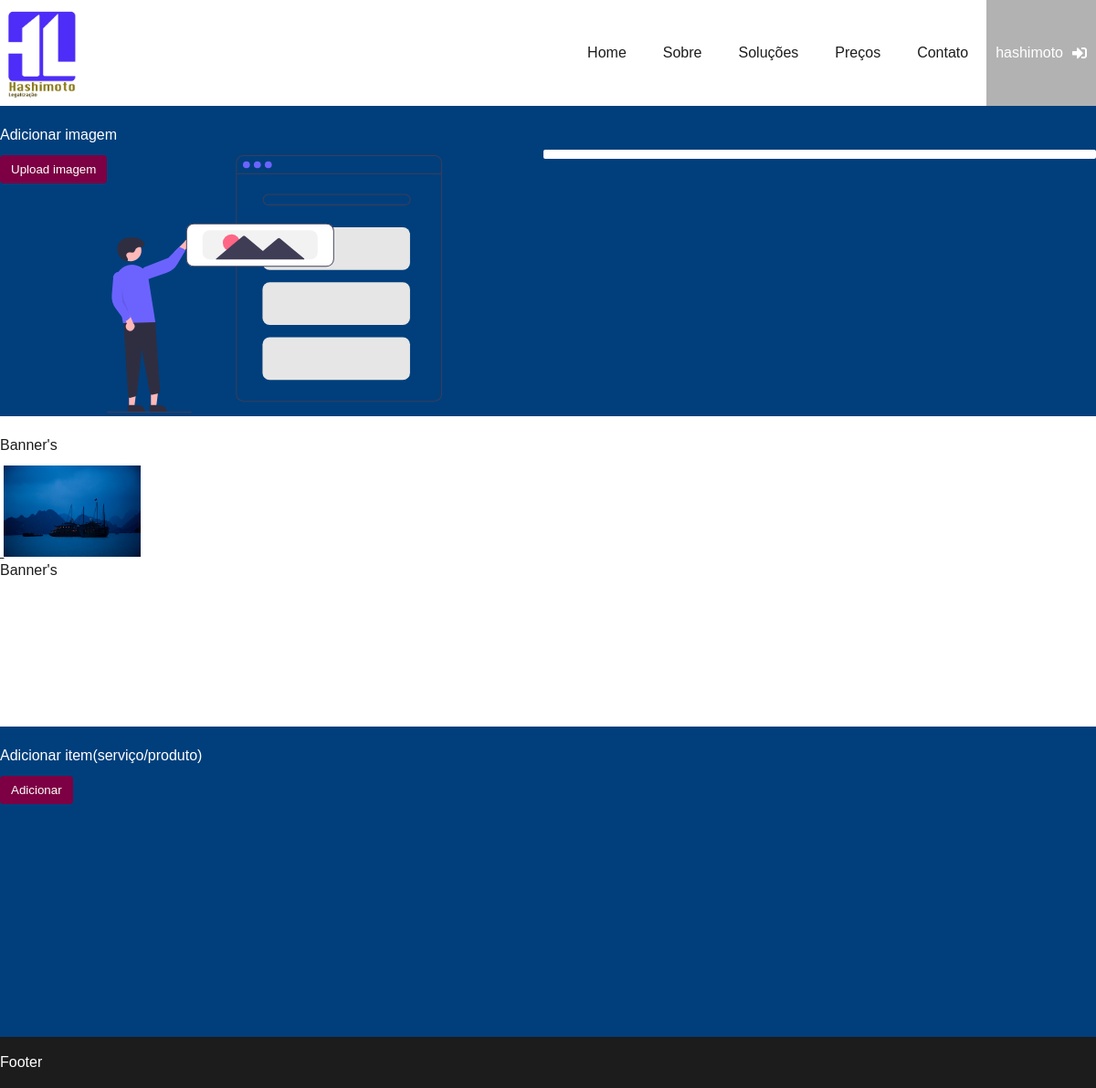
Page /admin/index.php (signed in) on the earlier database version.
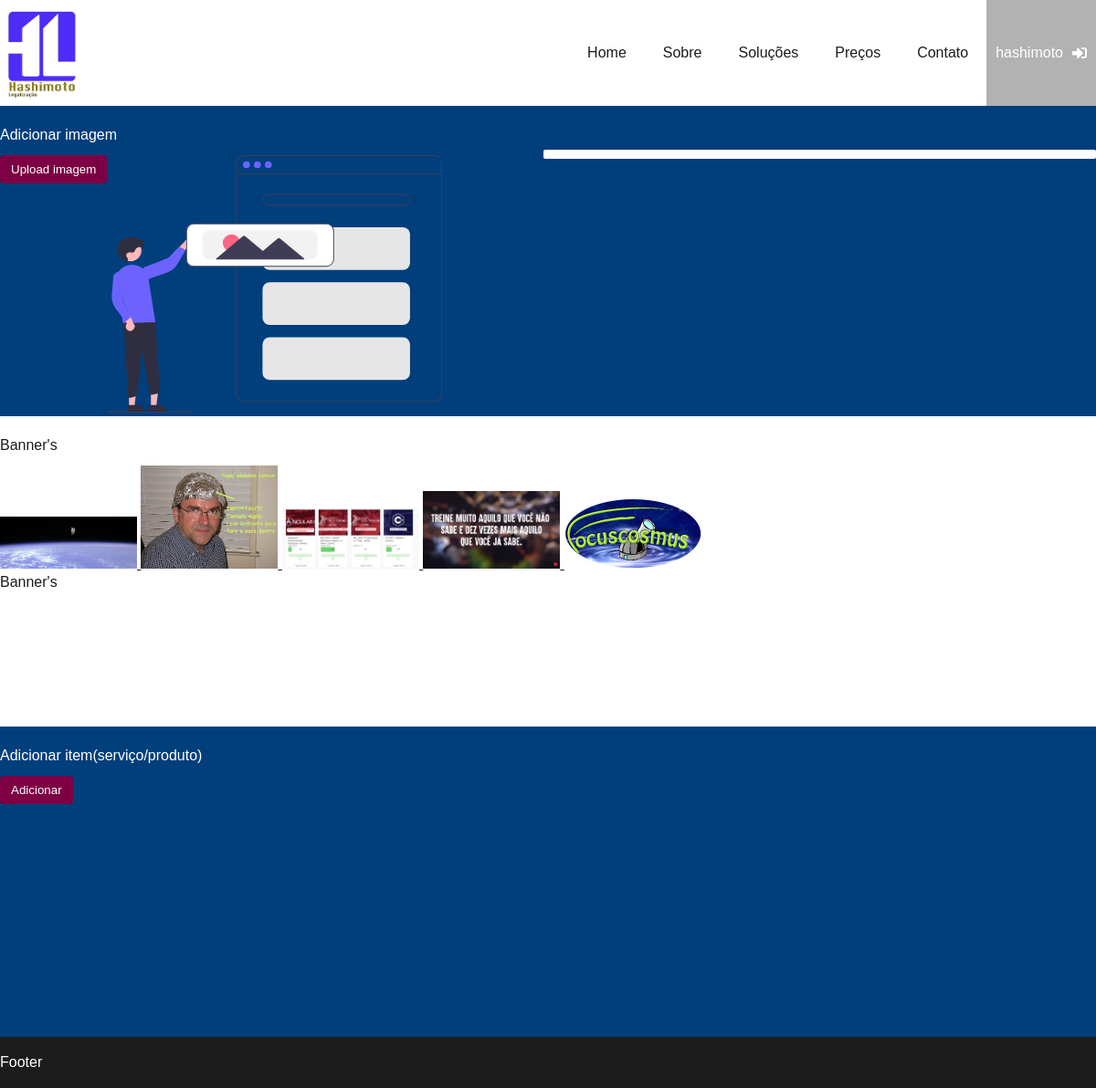
Same page on the later database version.
### tables this page shows
CREATE TABLE IF NOT EXISTS `tbl_banners` (
  `id_banner` int(11) NOT NULL AUTO_INCREMENT,
  `nome` text NOT NULL,
  `link` varchar(250) DEFAULT '',
  PRIMARY KEY (`id_banner`),
  KEY `id_banner` (`id_banner`)
);

### admin/index.php (the view, shortened to what this page needs)
<?php
    include('../config/config.php');
?>
<!DOCTYPE html>
<html lang="pt-BR">
<head>
    <?php include('./../header.php'); ?>
</head>
<body>
<div class="main">
        <div class="header center">
        <h1><a href="../"><img src="../img/logo.jpeg" /></a></h1>
           <ul class="nav">
                <li> <a href="javascript:;">Home</a> </li>
                <li> <a href="javascript:;">Sobre</a> </li>
                <li> <a href="javascript:;">Soluções</a> </li>
                <li> <a href="javascript:;">Preços</a> </li>
                <li> <a href="javascript:;">Contato</a> </li>
            </ul>
            <div class="account">
                <div class="user">
                    <?php echo $_SESSION['usuario'] ?>
                    <div data-id="maneger-acoount">
                        <a href="?sair">
                            <i class="fas fa-sign-in-alt">
                        </i></a>
                    </div>
                </div>
            </div>
        </div>
        <section class="container-item">
            <div class="center load-elements">
                <div class="elements">
                    <p>Adicionar imagem</p>
                    <button data-id="banner" class="btn btn-internal">Upload imagem</button>
                    <img src="./../img/undraw_Collection_re_4h7d.svg" class="bg" alt="">
                </div>
                <div class="elements">
                </div>
            </div>
        </section>
        <section class="container-item">
            <div class="center">
                <p>Banner's</p>
            </div>
                <?php
                    $sql = $pdo->prepare("select * FROM tbl_banners");
                    $sql->execute();
                    if($sql->rowCount() > 0){
                        while($info = $sql->fetch()){
                            ?>
                            <a href="<?php echo $info['link']; ?>">
                                <img src="../img/banners/<?php echo $info['nome'];?>" width="150" alt="">
                            </a>
                <?php
                        }
                    }
                ?>
            <div class="center">
                <p>Banner's</p>
            </div>
        </section>
        <section class="container-item">
            <div class="center">
                <p>Adicionar item(serviço/produto)</p>
                <button data-id="item" class="btn btn-internal">Adicionar</button>
            </div>
        </section>
        <footer class="footer">
            <div class="center">
                Footer
            </div>
        </footer>
    </div>
</body>
</html>

### header.php (shortened to what this page needs)
<?php
    $url = $_SERVER['SERVER_NAME'] . $_SERVER['REQUEST_URI'];
    if (strpos($url, "admin")!==false){
        $path = './../';
    }
    else {
        $path = './';
    }
?>
<link rel="stylesheet" href="<?php echo $path; ?>css/reset.css" type="text/css" />
<link rel="stylesheet" href="<?php echo $path; ?>css/style.css" type="text/css" />
<link rel="stylesheet" href="<?php echo $path; ?>css/owl.carousel.min.css"/>
<link rel="stylesheet" href="<?php echo $path; ?>css/owl.theme.default.min.css" />
<link rel="stylesheet" href="https://cdnjs.cloudflare.com/ajax/libs/font-awesome/5.15.2/css/fontawesome.min.css" />
<link rel="stylesheet" href="https://cdnjs.cloudflare.com/ajax/libs/font-awesome/5.15.2/css/all.min.css" />
<link rel="stylesheet" href="<?php echo $path; ?>css/aos.css" />

### css/style.css (style rules this page uses)
:root { --color0: #003f7c; --color1: #ffffff; --color2: #1c1c1c; --color3: #b2b2b2; --color4: #f8b42d; --color5: #cccccc; --color6: #55af0f; --color7: #7c0043; --color8: #dddddd; }
body { background-color: var(--color1); color: var(--color2); font-size: 1em; font-family: Verdana, Geneva, Tahoma, sans-serif; }
a { color: var(--color2); }
.main { display: flex; overflow-x: hidden; flex-direction: column; }
h1 a img { width: 90px; }
.center { max-width: 1200px; width: 100%; margin: 0 auto; }
.header { display: flex; justify-content: space-between; align-items: center; }
.header h1 { flex: 0; }
.header .nav { display: flex; flex: 1; justify-content: flex-end; }
.header .nav li a { padding: 50px 20px; align-items: center; text-decoration: none; background-color: var(--color1); transition: background-color 0.5s ease; display: flex; }
.header .account { flex: 0; background-color: var(--color3); color: var(--color1); height: 116px; display: flex; align-items: center; padding: 0 10px; }
.header .account .user { display: flex; }
.header .account i { color: var(--color1); }
.header .account .user div { margin-left: 10px; }
.container-item { padding: 20px 0; min-height: 300px; }
.container-item:nth-child(even) { background-color: var(--color0); position: relative; color: var(--color1); }
.footer { padding: 20px 0; color: var(--color1); background-color: var(--color2); }
.btn { padding: 8px 12px; border: none; background: var(--color6); color: var(--color1); border-radius: 4px; cursor: pointer; }
.btn-internal { background-color: var(--color7); }
.load-elements { display: flex; justify-content: space-between; align-items: center; }
.elements { flex: 1; border-radius: 2px; }
.elements:last-child { background: var(--color1); padding: 5px; }
.bg { position: absolute; height: 83%; }
p { line-height: 24px; margin-bottom: 10px; }

Differences in the rows shown:
now on this page (row edited): tbl_banners: nome (picture)
changed tbl_banners (number 2 of 5 on the later page): nome: a different picture
added tbl_banners: nome (picture)
added tbl_banners: nome (picture)
added tbl_banners: nome (picture)
